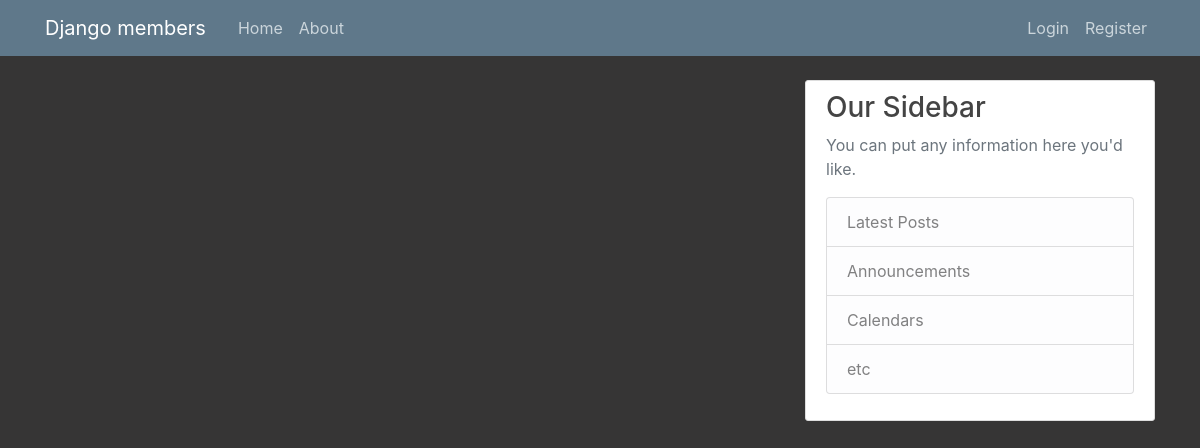
/, run on an earlier commit of the app's database.
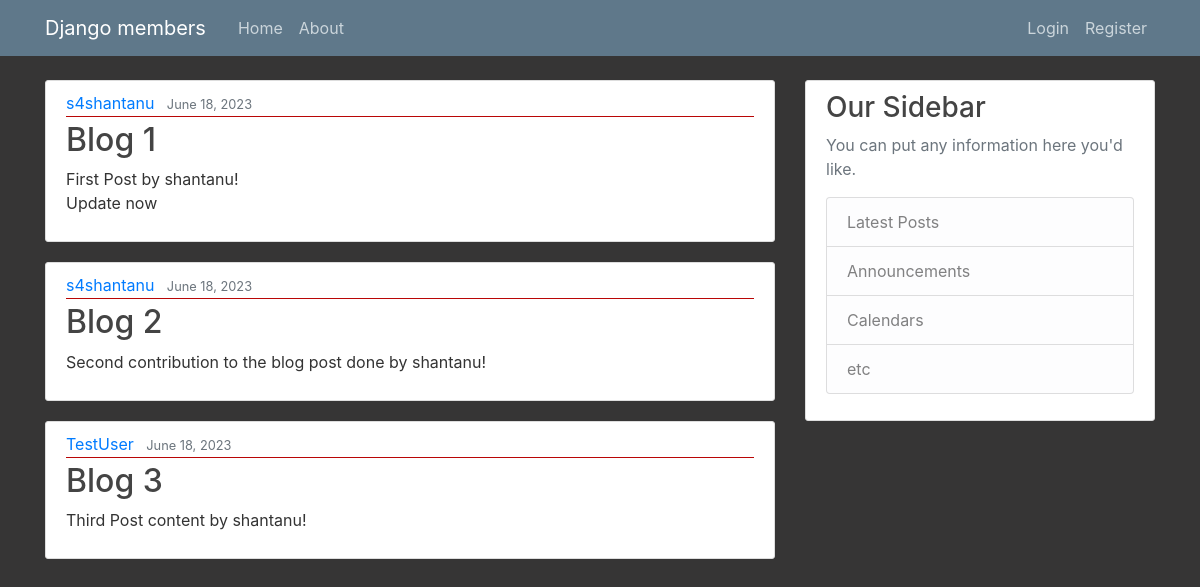
And on a later commit of the database.
### members/models.py (models this page shows, shortened)
class Post(models.Model):
    title = models.CharField(max_length=100)
    content = models.TextField()
    date_posted = models.DateTimeField(default=timezone.now)
    author = models.ForeignKey(User, on_delete=models.CASCADE)

### members/views.py (the view)
# urls.py: path('', views.home, name='members-home'),
def home(request):
    context = {
        'posts': Post.objects.all()
    }
    return render(request, 'members/home.html', context)

### members/templates/members/home.html
{% extends "members/base.html" %}
{% block content %}
    {% for post in posts %}
        <article class="media content-section">
          <div class="media-body">
            <div class="article-metadata">
              <a class="mr-2" href="#">{{ post.author }}</a>
              <small class="text-muted">{{ post.date_posted|date:"F d, Y" }}</small>
            </div>
            <h2><a class="article-title" href="#">{{ post.title }}</a></h2>
            <p class="article-content">{{ post.content }}</p>
          </div>
        </article>
    {% endfor %}
{% endblock content %}

### members/templates/members/base.html (shortened to what this page needs)
{% load static %}
<!DOCTYPE html>
<html>
<head>
    <link rel="stylesheet" href="https://maxcdn.bootstrapcdn.com/bootstrap/4.0.0/css/bootstrap.min.css">
    <link rel="stylesheet" type="text/css" href="{% static 'members/main.css' %}">
</head>
<body>
    <header class="site-header">
      <nav class="navbar navbar-expand-md navbar-dark bg-steel fixed-top">
        <div class="container">
          <a class="navbar-brand mr-4" href="{% url 'members-home' %}">Django members</a>
          <div class="collapse navbar-collapse" id="navbarToggle">
            <div class="navbar-nav mr-auto">
              <a class="nav-item nav-link" href="{% url 'members-home' %}">Home</a>
              <a class="nav-item nav-link" href="{% url 'members-about' %}">About</a>
            </div>
            <div class="navbar-nav">
            {% if user.is_authenticated %}
              <a class="nav-item nav-link" href="{% url 'profile' %}">Profile</a>
              <a class="nav-item nav-link" href="{% url 'logout' %}">Logout</a>
            {% else %}
              <a class="nav-item nav-link" href="{% url 'login' %}">Login</a>
              <a class="nav-item nav-link" href="{% url 'register' %}">Register</a>
            {% endif %}
            </div>
          </div>
        </div>
      </nav>
    </header>
    <main role="main" class="container">
      <div class="row">
        <div class="col-md-8">
          {% block content %}{% endblock %}
        </div>
        <div class="col-md-4">
          <div class="content-section">
            <h3>Our Sidebar</h3>
            <p class='text-muted'>You can put any information here you'd like.
              <ul class="list-group">
                <li class="list-group-item list-group-item-light">Latest Posts</li>
                <li class="list-group-item list-group-item-light">Announcements</li>
                <li class="list-group-item list-group-item-light">Calendars</li>
                <li class="list-group-item list-group-item-light">etc</li>
              </ul>
            </p>
          </div>
        </div>
      </div>
    </main>
</body>
</html>

### members/static/members/main.css (style rules this page uses)
body { background: #363535; color: #333333; margin-top: 5rem; }
h1, h2, h3, h4, h5, h6 { color: #444444; }
ul { margin: 0; }
.bg-steel { background-color: #5f788a; }
.site-header .navbar-nav .nav-link { color: #cbd5db; }
.content-section { background: #ffffff; padding: 10px 20px; border: 1px solid #dddddd; border-radius: 3px; margin-bottom: 20px; }
.article-title { color: #444444; }
.article-content { white-space: pre-line; }
.article-metadata { padding-bottom: 1px; margin-bottom: 4px; border-bottom: 1px solid #b90606 }

What changed in the data, as far as the page shows it:
added Post: author "s4shantanu", date_posted "June 18, 2023", title "Blog 1", content "First Post by shantanu! Update now"
added Post: author "s4shantanu", date_posted "June 18, 2023", title "Blog 2", content "Second contribution to the blog post done by shantanu!"
added Post: author "TestUser", date_posted "June 18, 2023", title "Blog 3", content "Third Post content by shantanu!"
